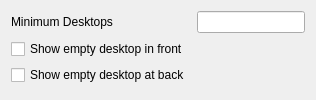
<?xml version="1.0" encoding="UTF-8"?>
<ui version="4.0">
 <widget class="QWidget">
  <layout class="QFormLayout">
   <item row="0" column="0">
    <widget class="QLabel">
     <property name="text">
      <string>Minimum Desktops</string>
     </property>
    </widget>
   </item>
   <item row="0" column="1">
    <widget class="QLineEdit" name="kcfg_minimumDesktops"/>
   </item>
   <item row="1" column="0">
    <widget class="QCheckBox" name="kcfg_showEmptyDesktopInFront">
     <property name="text">
      <string>Show empty desktop in front</string>
     </property>
    </widget>
   </item>
   <item row="2" column="0">
    <widget class="QCheckBox" name="kcfg_showEmptyDesktopAtBack">
     <property name="text">
      <string>Show empty desktop at back</string>
     </property>
    </widget>
   </item>
  </layout>
 </widget>
</ui>
